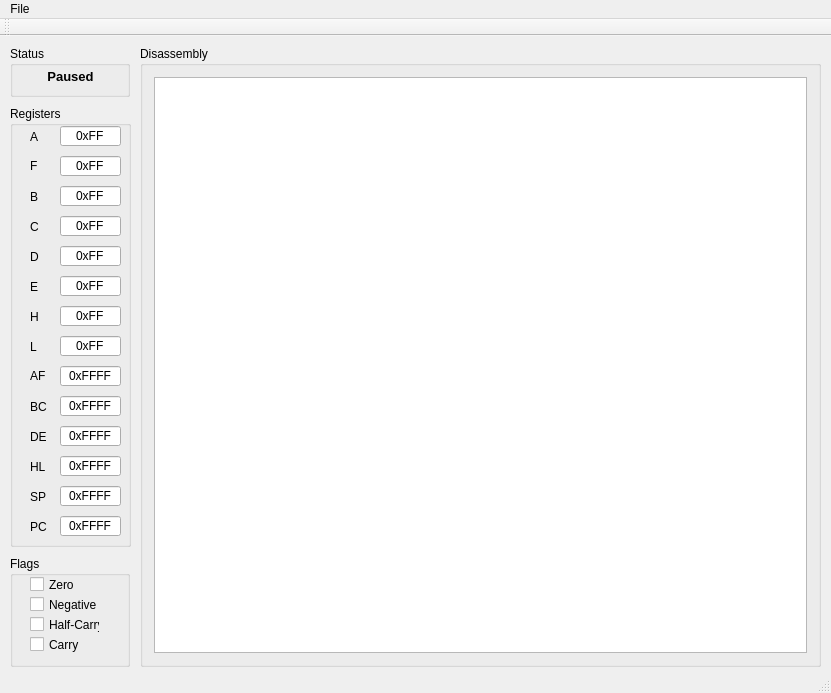
<?xml version="1.0" encoding="UTF-8"?>
<ui version="4.0">
 <class>GBDMainWindowClass</class>
 <widget class="QMainWindow" name="GBDMainWindowClass">
  <property name="geometry">
   <rect>
    <x>0</x>
    <y>0</y>
    <width>831</width>
    <height>693</height>
   </rect>
  </property>
  <property name="windowTitle">
   <string>GBD</string>
  </property>
  <widget class="QWidget" name="centralWidget">
   <widget class="QGroupBox" name="m_registersGroup">
    <property name="geometry">
     <rect>
      <x>10</x>
      <y>70</y>
      <width>121</width>
      <height>441</height>
     </rect>
    </property>
    <property name="title">
     <string>Registers</string>
    </property>
    <widget class="QLineEdit" name="reg_a_">
     <property name="geometry">
      <rect>
       <x>50</x>
       <y>20</y>
       <width>61</width>
       <height>20</height>
      </rect>
     </property>
     <property name="text">
      <string>0xFF</string>
     </property>
     <property name="alignment">
      <set>Qt::AlignCenter</set>
     </property>
     <property name="readOnly">
      <bool>true</bool>
     </property>
     <property name="placeholderText">
      <string/>
     </property>
    </widget>
    <widget class="QLabel" name="label">
     <property name="geometry">
      <rect>
       <x>20</x>
       <y>24</y>
       <width>47</width>
       <height>13</height>
      </rect>
     </property>
     <property name="text">
      <string>A</string>
     </property>
    </widget>
    <widget class="QLabel" name="label_2">
     <property name="geometry">
      <rect>
       <x>20</x>
       <y>53</y>
       <width>47</width>
       <height>13</height>
      </rect>
     </property>
     <property name="text">
      <string>F</string>
     </property>
    </widget>
    <widget class="QLabel" name="label_3">
     <property name="geometry">
      <rect>
       <x>20</x>
       <y>84</y>
       <width>47</width>
       <height>13</height>
      </rect>
     </property>
     <property name="text">
      <string>B</string>
     </property>
    </widget>
    <widget class="QLabel" name="label_4">
     <property name="geometry">
      <rect>
       <x>20</x>
       <y>114</y>
       <width>47</width>
       <height>13</height>
      </rect>
     </property>
     <property name="text">
      <string>C</string>
     </property>
    </widget>
    <widget class="QLabel" name="label_5">
     <property name="geometry">
      <rect>
       <x>20</x>
       <y>144</y>
       <width>47</width>
       <height>13</height>
      </rect>
     </property>
     <property name="text">
      <string>D</string>
     </property>
    </widget>
    <widget class="QLabel" name="label_6">
     <property name="geometry">
      <rect>
       <x>20</x>
       <y>174</y>
       <width>47</width>
       <height>13</height>
      </rect>
     </property>
     <property name="text">
      <string>E</string>
     </property>
    </widget>
    <widget class="QLabel" name="label_7">
     <property name="geometry">
      <rect>
       <x>20</x>
       <y>204</y>
       <width>47</width>
       <height>13</height>
      </rect>
     </property>
     <property name="text">
      <string>H</string>
     </property>
    </widget>
    <widget class="QLabel" name="label_8">
     <property name="geometry">
      <rect>
       <x>20</x>
       <y>234</y>
       <width>47</width>
       <height>13</height>
      </rect>
     </property>
     <property name="text">
      <string>L</string>
     </property>
    </widget>
    <widget class="QLineEdit" name="reg_f_">
     <property name="geometry">
      <rect>
       <x>50</x>
       <y>50</y>
       <width>61</width>
       <height>20</height>
      </rect>
     </property>
     <property name="text">
      <string>0xFF</string>
     </property>
     <property name="alignment">
      <set>Qt::AlignCenter</set>
     </property>
     <property name="readOnly">
      <bool>true</bool>
     </property>
     <property name="placeholderText">
      <string/>
     </property>
    </widget>
    <widget class="QLineEdit" name="reg_b_">
     <property name="geometry">
      <rect>
       <x>50</x>
       <y>80</y>
       <width>61</width>
       <height>20</height>
      </rect>
     </property>
     <property name="text">
      <string>0xFF</string>
     </property>
     <property name="alignment">
      <set>Qt::AlignCenter</set>
     </property>
     <property name="readOnly">
      <bool>true</bool>
     </property>
     <property name="placeholderText">
      <string/>
     </property>
    </widget>
    <widget class="QLineEdit" name="reg_c_">
     <property name="geometry">
      <rect>
       <x>50</x>
       <y>110</y>
       <width>61</width>
       <height>20</height>
      </rect>
     </property>
     <property name="text">
      <string>0xFF</string>
     </property>
     <property name="alignment">
      <set>Qt::AlignCenter</set>
     </property>
     <property name="readOnly">
      <bool>true</bool>
     </property>
     <property name="placeholderText">
      <string/>
     </property>
    </widget>
    <widget class="QLineEdit" name="reg_d_">
     <property name="geometry">
      <rect>
       <x>50</x>
       <y>140</y>
       <width>61</width>
       <height>20</height>
      </rect>
     </property>
     <property name="text">
      <string>0xFF</string>
     </property>
     <property name="alignment">
      <set>Qt::AlignCenter</set>
     </property>
     <property name="readOnly">
      <bool>true</bool>
     </property>
     <property name="placeholderText">
      <string/>
     </property>
    </widget>
    <widget class="QLineEdit" name="reg_e_">
     <property name="geometry">
      <rect>
       <x>50</x>
       <y>170</y>
       <width>61</width>
       <height>20</height>
      </rect>
     </property>
     <property name="text">
      <string>0xFF</string>
     </property>
     <property name="alignment">
      <set>Qt::AlignCenter</set>
     </property>
     <property name="readOnly">
      <bool>true</bool>
     </property>
     <property name="placeholderText">
      <string/>
     </property>
    </widget>
    <widget class="QLineEdit" name="reg_h_">
     <property name="geometry">
      <rect>
       <x>50</x>
       <y>200</y>
       <width>61</width>
       <height>20</height>
      </rect>
     </property>
     <property name="text">
      <string>0xFF</string>
     </property>
     <property name="alignment">
      <set>Qt::AlignCenter</set>
     </property>
     <property name="readOnly">
      <bool>true</bool>
     </property>
     <property name="placeholderText">
      <string/>
     </property>
    </widget>
    <widget class="QLineEdit" name="reg_l_">
     <property name="geometry">
      <rect>
       <x>50</x>
       <y>230</y>
       <width>61</width>
       <height>20</height>
      </rect>
     </property>
     <property name="text">
      <string>0xFF</string>
     </property>
     <property name="alignment">
      <set>Qt::AlignCenter</set>
     </property>
     <property name="readOnly">
      <bool>true</bool>
     </property>
     <property name="placeholderText">
      <string/>
     </property>
    </widget>
    <widget class="QLineEdit" name="reg_af_">
     <property name="geometry">
      <rect>
       <x>50</x>
       <y>260</y>
       <width>61</width>
       <height>20</height>
      </rect>
     </property>
     <property name="text">
      <string>0xFFFF</string>
     </property>
     <property name="alignment">
      <set>Qt::AlignCenter</set>
     </property>
     <property name="readOnly">
      <bool>true</bool>
     </property>
     <property name="placeholderText">
      <string/>
     </property>
    </widget>
    <widget class="QLabel" name="label_9">
     <property name="geometry">
      <rect>
       <x>20</x>
       <y>263</y>
       <width>47</width>
       <height>13</height>
      </rect>
     </property>
     <property name="text">
      <string>AF</string>
     </property>
    </widget>
    <widget class="QLineEdit" name="reg_bc_">
     <property name="geometry">
      <rect>
       <x>50</x>
       <y>290</y>
       <width>61</width>
       <height>20</height>
      </rect>
     </property>
     <property name="text">
      <string>0xFFFF</string>
     </property>
     <property name="alignment">
      <set>Qt::AlignCenter</set>
     </property>
     <property name="readOnly">
      <bool>true</bool>
     </property>
     <property name="placeholderText">
      <string/>
     </property>
    </widget>
    <widget class="QLabel" name="label_10">
     <property name="geometry">
      <rect>
       <x>20</x>
       <y>294</y>
       <width>47</width>
       <height>13</height>
      </rect>
     </property>
     <property name="text">
      <string>BC</string>
     </property>
    </widget>
    <widget class="QLineEdit" name="reg_de_">
     <property name="geometry">
      <rect>
       <x>50</x>
       <y>320</y>
       <width>61</width>
       <height>20</height>
      </rect>
     </property>
     <property name="text">
      <string>0xFFFF</string>
     </property>
     <property name="alignment">
      <set>Qt::AlignCenter</set>
     </property>
     <property name="readOnly">
      <bool>true</bool>
     </property>
     <property name="placeholderText">
      <string/>
     </property>
    </widget>
    <widget class="QLabel" name="label_11">
     <property name="geometry">
      <rect>
       <x>20</x>
       <y>324</y>
       <width>47</width>
       <height>13</height>
      </rect>
     </property>
     <property name="text">
      <string>DE</string>
     </property>
    </widget>
    <widget class="QLineEdit" name="reg_hl_">
     <property name="geometry">
      <rect>
       <x>50</x>
       <y>350</y>
       <width>61</width>
       <height>20</height>
      </rect>
     </property>
     <property name="text">
      <string>0xFFFF</string>
     </property>
     <property name="alignment">
      <set>Qt::AlignCenter</set>
     </property>
     <property name="readOnly">
      <bool>true</bool>
     </property>
     <property name="placeholderText">
      <string/>
     </property>
    </widget>
    <widget class="QLabel" name="label_12">
     <property name="geometry">
      <rect>
       <x>20</x>
       <y>354</y>
       <width>47</width>
       <height>13</height>
      </rect>
     </property>
     <property name="text">
      <string>HL</string>
     </property>
    </widget>
    <widget class="QLabel" name="label_13">
     <property name="geometry">
      <rect>
       <x>20</x>
       <y>384</y>
       <width>47</width>
       <height>13</height>
      </rect>
     </property>
     <property name="text">
      <string>SP</string>
     </property>
    </widget>
    <widget class="QLineEdit" name="reg_sp_">
     <property name="geometry">
      <rect>
       <x>50</x>
       <y>380</y>
       <width>61</width>
       <height>20</height>
      </rect>
     </property>
     <property name="text">
      <string>0xFFFF</string>
     </property>
     <property name="alignment">
      <set>Qt::AlignCenter</set>
     </property>
     <property name="readOnly">
      <bool>true</bool>
     </property>
     <property name="placeholderText">
      <string/>
     </property>
    </widget>
    <widget class="QLabel" name="label_14">
     <property name="geometry">
      <rect>
       <x>20</x>
       <y>414</y>
       <width>47</width>
       <height>13</height>
      </rect>
     </property>
     <property name="text">
      <string>PC</string>
     </property>
    </widget>
    <widget class="QLineEdit" name="reg_pc_">
     <property name="geometry">
      <rect>
       <x>50</x>
       <y>410</y>
       <width>61</width>
       <height>20</height>
      </rect>
     </property>
     <property name="text">
      <string>0xFFFF</string>
     </property>
     <property name="alignment">
      <set>Qt::AlignCenter</set>
     </property>
     <property name="readOnly">
      <bool>true</bool>
     </property>
     <property name="placeholderText">
      <string/>
     </property>
    </widget>
   </widget>
   <widget class="QGroupBox" name="m_assemblyGroup">
    <property name="geometry">
     <rect>
      <x>140</x>
      <y>10</y>
      <width>681</width>
      <height>621</height>
     </rect>
    </property>
    <property name="title">
     <string>Disassembly</string>
    </property>
    <layout class="QVBoxLayout" name="verticalLayout">
     <item>
      <widget class="gbd::AssemblyWidget" name="m_assembly">
       <property name="font">
        <font>
         <family>Consolas</family>
         <pointsize>8</pointsize>
        </font>
       </property>
       <property name="layoutMode">
        <enum>QListView::SinglePass</enum>
       </property>
       <property name="uniformItemSizes">
        <bool>true</bool>
       </property>
       <property name="batchSize">
        <number>100000</number>
       </property>
      </widget>
     </item>
    </layout>
   </widget>
   <widget class="QGroupBox" name="m_statusGroup">
    <property name="geometry">
     <rect>
      <x>10</x>
      <y>10</y>
      <width>120</width>
      <height>51</height>
     </rect>
    </property>
    <property name="title">
     <string>Status</string>
    </property>
    <widget class="QLabel" name="m_status">
     <property name="geometry">
      <rect>
       <x>10</x>
       <y>20</y>
       <width>101</width>
       <height>21</height>
      </rect>
     </property>
     <property name="font">
      <font>
       <pointsize>10</pointsize>
       <weight>75</weight>
       <bold>true</bold>
      </font>
     </property>
     <property name="text">
      <string>Paused</string>
     </property>
     <property name="alignment">
      <set>Qt::AlignCenter</set>
     </property>
    </widget>
   </widget>
   <widget class="QGroupBox" name="m_flagsGroup">
    <property name="geometry">
     <rect>
      <x>10</x>
      <y>520</y>
      <width>120</width>
      <height>111</height>
     </rect>
    </property>
    <property name="title">
     <string>Flags</string>
    </property>
    <widget class="QCheckBox" name="m_flagZero">
     <property name="geometry">
      <rect>
       <x>20</x>
       <y>20</y>
       <width>70</width>
       <height>17</height>
      </rect>
     </property>
     <property name="text">
      <string>Zero</string>
     </property>
     <property name="checkable">
      <bool>true</bool>
     </property>
    </widget>
    <widget class="QCheckBox" name="m_flagNegative">
     <property name="geometry">
      <rect>
       <x>20</x>
       <y>40</y>
       <width>70</width>
       <height>17</height>
      </rect>
     </property>
     <property name="text">
      <string>Negative</string>
     </property>
     <property name="checkable">
      <bool>true</bool>
     </property>
    </widget>
    <widget class="QCheckBox" name="m_flagHalfCarry">
     <property name="geometry">
      <rect>
       <x>20</x>
       <y>60</y>
       <width>70</width>
       <height>17</height>
      </rect>
     </property>
     <property name="text">
      <string>Half-Carry</string>
     </property>
     <property name="checkable">
      <bool>true</bool>
     </property>
    </widget>
    <widget class="QCheckBox" name="m_flagCarry">
     <property name="geometry">
      <rect>
       <x>20</x>
       <y>80</y>
       <width>70</width>
       <height>17</height>
      </rect>
     </property>
     <property name="text">
      <string>Carry</string>
     </property>
     <property name="checkable">
      <bool>true</bool>
     </property>
    </widget>
   </widget>
  </widget>
  <widget class="QMenuBar" name="m_menubar">
   <property name="geometry">
    <rect>
     <x>0</x>
     <y>0</y>
     <width>831</width>
     <height>21</height>
    </rect>
   </property>
   <widget class="QMenu" name="m_menuFile">
    <property name="title">
     <string>File</string>
    </property>
    <addaction name="m_actionOpenRomFile"/>
   </widget>
   <addaction name="m_menuFile"/>
  </widget>
  <widget class="QToolBar" name="m_toolbar">
   <attribute name="toolBarArea">
    <enum>TopToolBarArea</enum>
   </attribute>
   <attribute name="toolBarBreak">
    <bool>false</bool>
   </attribute>
  </widget>
  <widget class="QStatusBar" name="m_statusbar"/>
  <action name="m_actionContinueEmulation">
   <property name="text">
    <string>Continue</string>
   </property>
   <property name="shortcut">
    <string>F5</string>
   </property>
  </action>
  <action name="m_actionPauseEmulation">
   <property name="text">
    <string>Pause</string>
   </property>
   <property name="shortcut">
    <string>F6</string>
   </property>
  </action>
  <action name="m_actionStepInstruction">
   <property name="text">
    <string>Step Instruction</string>
   </property>
   <property name="shortcut">
    <string>F10</string>
   </property>
  </action>
  <action name="m_actionOpenRomFile">
   <property name="text">
    <string>Open Rom</string>
   </property>
   <property name="toolTip">
    <string>Open Rom</string>
   </property>
  </action>
  <action name="m_actionToggleBreakpoint">
   <property name="text">
    <string>Toggle Breakpoint</string>
   </property>
   <property name="toolTip">
    <string>Toggle Breakpoint</string>
   </property>
   <property name="shortcut">
    <string>F9</string>
   </property>
  </action>
 </widget>
 <layoutdefault spacing="6" margin="11"/>
 <customwidgets>
  <customwidget>
   <class>gbd::AssemblyWidget</class>
   <extends>QListWidget</extends>
   <header>gbd_assemblywidget.h</header>
  </customwidget>
 </customwidgets>
 <resources>
  <include location="gbd.qrc"/>
 </resources>
 <connections/>
</ui>
